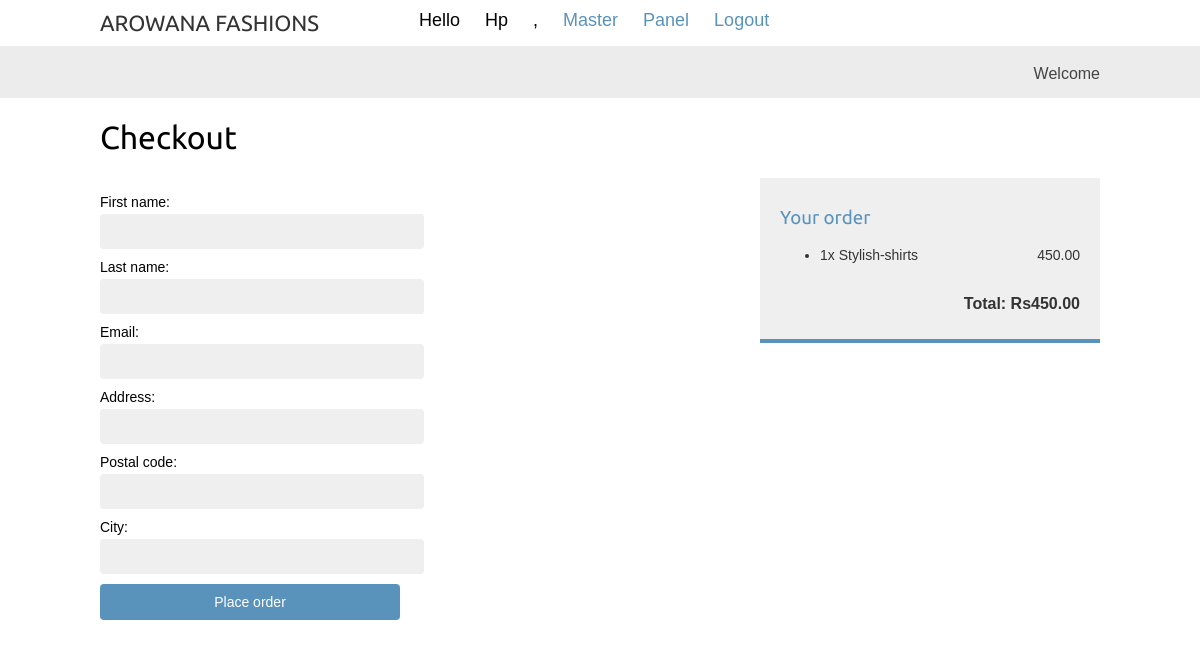
Screenshot of /orders/create/ (signed in) with the database file from the repository.
### cart/models.py (models this page shows, shortened)
class CartItem(models.Model):
    user=models.ForeignKey(settings.AUTH_USER_MODEL, on_delete=models.CASCADE, related_name='UserCart')
    product=models.ForeignKey(Product, on_delete=models.CASCADE, related_name='Items')
    quantity=models.IntegerField(default=1)
    override_quantity=models.BooleanField(default=False)
    def totPrice(self):
        return self.quantity * self.product.price

### shop/models.py (models this page shows, shortened)
class Product(models.Model):
    category = models.ForeignKey(Category,
                                 related_name='products',
                                 on_delete=models.CASCADE)
    manufacturer = models.ForeignKey(User, on_delete=models.CASCADE)
    name = models.CharField(max_length=200, db_index=True)
    slug = models.SlugField(max_length=200, db_index=True)
    image = models.ImageField(upload_to='products/%Y/%m/%d',
                              blank=True)
    description = models.TextField(blank=True)
    price = models.DecimalField(max_digits=10, decimal_places=2)
    quantity = models.IntegerField(default=0)
    available = models.BooleanField(default=False)
    created = models.DateTimeField(auto_now_add=True)
    updated = models.DateTimeField(auto_now=True)
    class Meta:
        ordering = ('name',)
        index_together = (('id', 'slug'),)

### order/views.py (the view)
# urls.py: path('create/', views.order_create, name='order_create'),
def order_create(request):
    cart = CartItem.objects.filter(user=request.user)
    if request.method == 'POST':
        form = OrderCreateForm(request.POST)
        if form.is_valid():
            pincode=form.cleaned_data['postal_code']
            try:
                Pincode.objects.get(pincode=pincode)
                order = form.save()
                print(order)
                for item in cart:
                    OrderCustItem.objects.create(order=order, customer=request.user, product=item.product,price=item.totPrice(),quantity=item.quantity)
                    item.delete()
                return render(request,'orders/order/created.html',{'order': order})
            except:
                return render(request,'orders/order/discard.html')
    else:
        form = OrderCreateForm()
        s= sum(item.totPrice() for item in cart)
        return render(request,
                  'orders/order/create.html',
                  {'cart': cart, 'form': form, 'sum':s})

### order/forms.py
class OrderCreateForm(forms.ModelForm):
    class Meta:
        model = Order
        fields = ['first_name', 'last_name', 'email', 'address',
                  'postal_code', 'city']

### order/templates/orders/order/create.html (shortened to what this page needs)
{% extends "shop/base.html" %}
{% block content %}
  <h1>Checkout</h1>
  <div class="order-info">
    <h3>Your order</h3>
    <ul>
      {% for item in cart %}
        <li>
          {{ item.quantity }}x {{ item.product.name }}
          <span>{{ item.totPrice }}</span>
        </li>
      {% endfor %}
    </ul>
    <p>Total: Rs{{ sum }}</p>
  </div>
  <form method="post" class="order-form">
    {{ form.as_p }}
    <p><input type="submit" value="Place order"></p>
  </form>
{% endblock %}

### shop/templates/shop/base.html (shortened to what this page needs)
{% load static %}
<!DOCTYPE html>
<html>
  <head>
    <link href="{% static 'css/base.css' %}" rel="stylesheet">
  </head>
  <body>
    <div id="header">
      {% if request.user.is_authenticated %}
            {% if request.user.is_superuser %}
              <a href="" class="logo">AROWANA FASHIONS</a>
              <span class="user" style="word-spacing:20px;">
              Hello {{ request.user.username|capfirst }} ,
              <a href="{%url 'adminauth:masterpanel'%}">Master Panel</a>
              <a href="{% url 'shop:logout' %}">Logout</a>
            {% elif request.user.groups.all.0|lower == "customer" %}
              <a href="/" class="logo">AROWANA FASHIONS</a>
              <span class="user" style="word-spacing:20px;">
              <span>Hello, {{ request.user.first_name|capfirst}} </span>
              <a href="{% url 'cart:cart_detail' %}">Cart</a>
              <a href="{% url 'shop:logout' %}">Logout</a>
            {% elif request.user.groups.all.0|lower == "designer" %}
              <a href="{%url 'designer:manufacturer_list'%}" class="logo">AROWANA FASHIONS</a>
              <span class="user" style="word-spacing:20px;">
              <span>Hello, {{ request.user.first_name|capfirst}} </span>
              <a href="{%url 'designer:manufacturer_list'%}">Manufacturer</a>
              <a href="{% url 'shop:logout' %}">Logout</a>
            {% else %}
              <a href="/" class="logo">AROWANA FASHIONS</a>
              <span class="user" style="word-spacing:20px;">
                <a href="{% url 'shop:logout' %}">Logout</a>
            {% endif %}
      {% else %}
      <a href="/" class="logo">AROWANA FASHIONS</a>
      <span class="user" style="word-spacing:20px;">
            <a href="{% url 'shop:login' %}">Log-in</a>
	          <a href="{% url 'shop:register' %}">Create Account</a>
            <a href="{% url 'cart:cart_detail' %}">Cart</a>
      {% endif %}
  </span>
  </div>
    <div id="subheader">
      <div class="cart">
       Welcome
      </div>
    </div>
    <div id="content">
      {% block content %}
      {% endblock %}
    </div>
  </body>
</html>

### shop/static/css/base.css (style rules this page uses)
body { margin:0; padding:0; font-family:helvetica, sans-serif; }
h1, h2, h3, h4, h5 , h6 { font-family: 'Ubuntu', sans-serif; font-weight:normal; }
a { text-decoration:none; color:#5993bb; }
a.button, input[type="submit"] { color:#fff; background:#5993bb; border-radius:4px; padding:10px 20px; font-size:14px; border:0; }
form p label, form p input { float:left; clear:both; }
form p label { font-size:14px; padding-bottom:4px; }
form p input { width:300px; font-size:13px; margin-bottom:10px; padding:10px 12px; border:0; background:#efefef; color:#666; border-radius:4px; }
#header { padding:10px 100px; font-size:18px; overflow:auto; }
#subheader { background:#ececec; color:#444; padding:15px 100px; overflow:auto; }
#header .logo { font-family: 'Ubuntu', sans-serif; float:left; color:#333; font-size:22px; margin-right:10%; }
#subheader .cart { float:right; padding-top:4px; }
#content { padding:0 100px; overflow:hidden; }
.order-form { float:left; }
.order-info { float:right; width:300px; background:#efefef; padding:10px 20px; color:#333; border-bottom:4px solid #5993bb; }
.order-info h3 { color:#5993bb; }
.order-info ul li { margin:0; padding:0; font-size:14px; }
.order-info p { font-weight:bold; float:right; }
.order-info span { float:right; }

### rows the page displays
CartItem: quantity "1", product.name "Stylish-shirts", totPrice "450.00"

### other values shown
{{ request.user.username|capfirst }} "Hp"
{{ sum }} "450.00"
